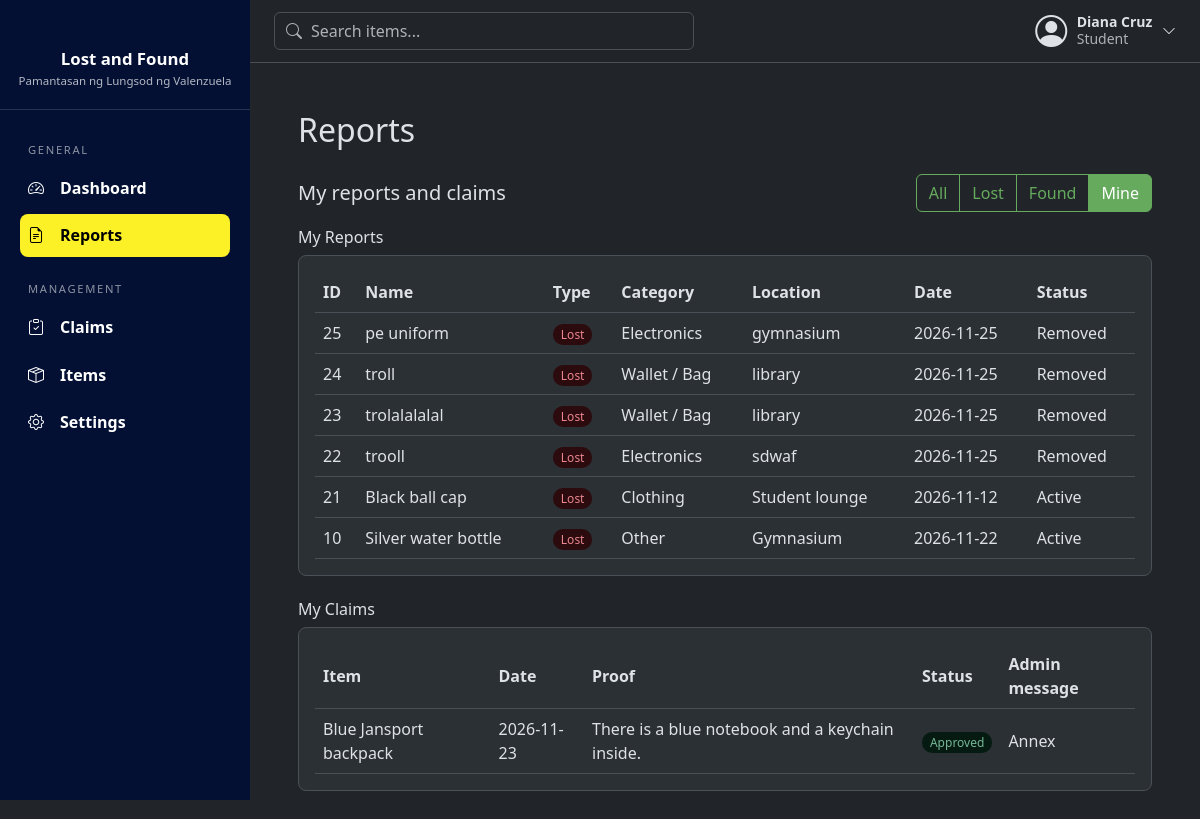
The app's page /reports?q=&type=Mine (signed in), older data.
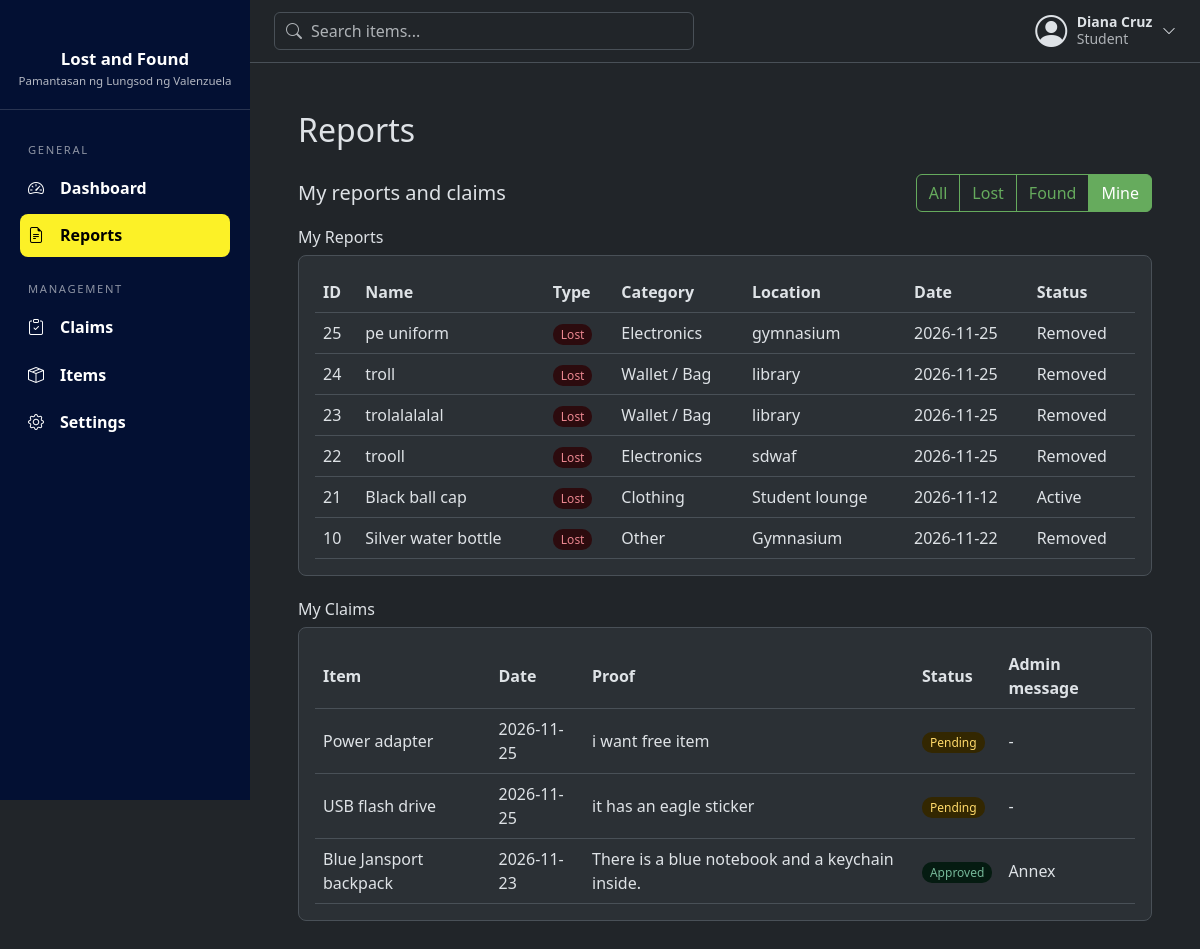
The same page, newer data.
### tables this page shows
CREATE TABLE items (
            item_id INTEGER PRIMARY KEY AUTOINCREMENT,
            user_id INTEGER NOT NULL,
            name TEXT NOT NULL,
            category TEXT NOT NULL,
            description TEXT,
            location TEXT NOT NULL,
            item_status TEXT NOT NULL
                CHECK(item_status IN ('Lost', 'Found')),
            status TEXT NOT NULL DEFAULT 'Active'
                CHECK(status IN ('Active', 'Claimed', 'Returned', 'Removed')),
            date_reported DATE NOT NULL DEFAULT CURRENT_DATE,

            FOREIGN KEY (user_id) REFERENCES users (id)
        );

CREATE TABLE claims (
            claim_id INTEGER PRIMARY KEY AUTOINCREMENT,
            item_id INTEGER NOT NULL,
            user_id INTEGER NOT NULL,
            proof_description TEXT NOT NULL,
            claim_date DATE NOT NULL DEFAULT CURRENT_DATE,
            claim_status TEXT NOT NULL DEFAULT 'Pending'
                CHECK(claim_status IN ('Pending', 'Approved', 'Rejected')), admin_note TEXT,

            FOREIGN KEY (item_id) REFERENCES items (item_id),
            FOREIGN KEY (user_id) REFERENCES users (id)
        );

### routes/shared_routes.py (the view, shortened to what this page needs)
@bp.route("/reports")
@login_required
def reports():
    q = " ".join(request.args.get("q", "").split())      # text typed in the top bar search
    kind = request.args.get("type", "")                  # "Lost", "Found", "Mine", or anything else = all
    if kind == "Mine" and session["role"] != "Admin":
        def has_q(*fields):
            return q.lower() in " ".join(f or "" for f in fields).lower()
        my_reports = [i for i in item_model.by_user(session["user_id"])
                      if has_q(i["name"], i["category"], i["location"], i["description"])]
        my_claims = [c for c in claim_model.by_user(session["user_id"])
                     if has_q(c["item_name"], c["proof_description"])]
        return render_template("reports.html", q=q, kind="Mine",
                               my_reports=my_reports, my_claims=my_claims)

### database/connection.py (called while the page is built)
def get_db():
    if "db" not in g:
        g.db = sqlite3.connect(current_app.config["DATABASE"])
        g.db.row_factory = sqlite3.Row
        g.db.execute("PRAGMA foreign_keys = ON")
    return g.db

### models/claim_model.py (called while the page is built)
def by_user(user_id):
    return get_db().execute(
        "SELECT claims.*, items.name AS item_name "
        "FROM claims JOIN items ON claims.item_id = items.item_id "
        "WHERE claims.user_id = ? ORDER BY claims.claim_id DESC",
        (user_id,),
    ).fetchall()

### models/item_model.py (called while the page is built)
def by_user(user_id):
    return get_db().execute(
        "SELECT * FROM items WHERE user_id = ? ORDER BY item_id DESC", (user_id,)
    ).fetchall()

### models/user_model.py (called while the page is built)
def get_by_id(user_id):
    return get_db().execute("SELECT * FROM users WHERE id = ?", (user_id,)).fetchone()

### templates/reports.html (shortened to what this page needs)
{% extends "base.html" %}
{% block content %}
<h2 class="mb-4">Reports</h2>
<div class="d-flex justify-content-between align-items-center flex-wrap gap-2 mb-3">
  <h5 class="mb-0">
    {% if q %}Results for "{{ q }}"
    {% elif kind == "Mine" %}My reports and claims
    {% else %}All active reports{% endif %}
  </h5>
  <div class="btn-group" role="group">
    <a class="btn btn-outline-primary {{ 'active' if kind == 'All' }}" href="{{ url_for('shared.reports', q=q) }}">All</a>
    <a class="btn btn-outline-primary {{ 'active' if kind == 'Lost' }}" href="{{ url_for('shared.reports', q=q, type='Lost') }}">Lost</a>
    <a class="btn btn-outline-primary {{ 'active' if kind == 'Found' }}" href="{{ url_for('shared.reports', q=q, type='Found') }}">Found</a>
    {% if session.role != "Admin" %}
    <a class="btn btn-outline-primary {{ 'active' if kind == 'Mine' }}" href="{{ url_for('shared.reports', q=q, type='Mine') }}">Mine</a>
    {% endif %}
  </div>
</div>
{% if kind == "Mine" %}
  <h6 class="mb-2">My Reports</h6>
  <div class="dash-section">
    {% if my_reports %}
    <table>
      <tr><th>ID</th><th>Name</th><th>Type</th><th>Category</th><th>Location</th><th>Date</th><th>Status</th></tr>
      {% for item in my_reports %}
      <tr>
        <td>{{ item["item_id"] }}</td>
        <td>{{ item["name"] }}</td>
        <td><span class="dash-badge {{ item['item_status'] }}">{{ item["item_status"] }}</span></td>
        <td>{{ item["category"] }}</td>
        <td>{{ item["location"] }}</td>
        <td>{{ item["date_reported"] }}</td>
        <td>{{ item["status"] }}</td>
      </tr>
      {% endfor %}
    </table>
    {% else %}
    <p class="dash-empty mb-0">{% if q %}None of your reports match "{{ q }}".{% else %}You haven't reported any items yet.{% endif %}</p>
    {% endif %}
  </div>
  <h6 class="mb-2">My Claims</h6>
  <div class="dash-section">
    {% if my_claims %}
    <table>
      <tr><th>Item</th><th>Date</th><th>Proof</th><th>Status</th><th>Admin message</th></tr>
      {% for c in my_claims %}
      <tr>
        <td>{{ c["item_name"] }}</td>
        <td>{{ c["claim_date"] }}</td>
        <td>{{ c["proof_description"] }}</td>
        <td><span class="dash-badge {{ c['claim_status'] }}">{{ c["claim_status"] }}</span></td>
        <td>{{ c["admin_note"] or "-" }}</td>
      </tr>
      {% endfor %}
    </table>
    {% else %}
    <p class="dash-empty mb-0">{% if q %}None of your claims match "{{ q }}".{% else %}You haven't made any claims yet.{% endif %}</p>
    {% endif %}
  </div>
{% endif %}
{% endblock %}

Row changes from the older to the newer data that the page shows:
changed items "Silver water bottle": status "Active" → "Removed"
added claims: item_name "Power adapter", claim_date "2026-11-25", proof_description "i want free item", claim_status "Pending", c "-"
added claims: item_name "USB flash drive", claim_date "2026-11-25", proof_description "it has an eagle sticker", claim_status "Pending", c "-"
